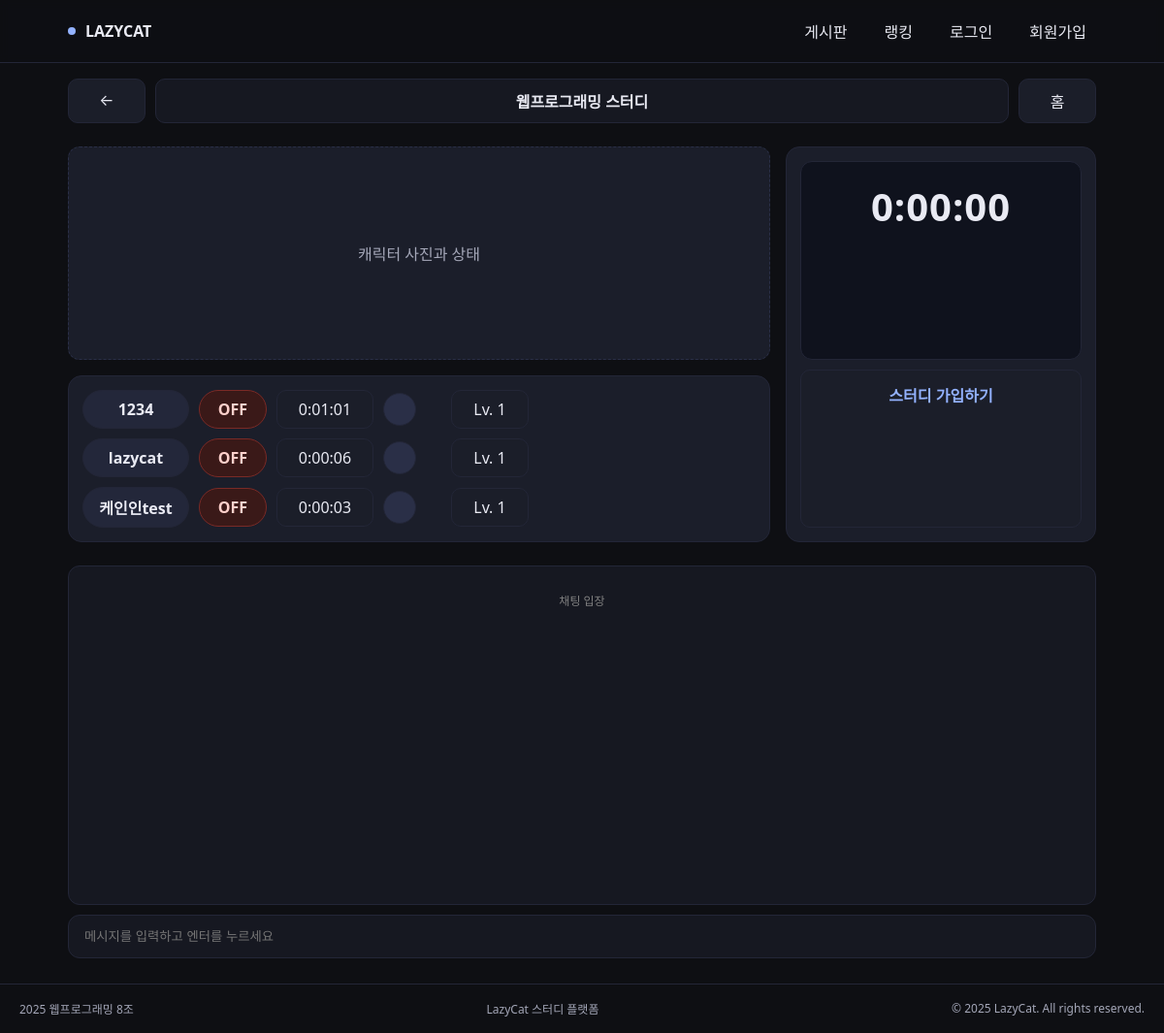
Page /study/WEB01/ on the committed database.
### webapp/models.py (models this page shows, shortened)
class StudyGroup(models.Model):
    name = models.CharField(max_length=100)  # 스터디 이름
    subject = models.CharField(max_length=50) # 과목명 (예: 웹프로그래밍)
    group_code = models.CharField(max_length=20, unique=True) # 그룹 코드 (URL에 사용: /study/A1B2C/)
    description = models.TextField(blank=True) # 소개글
    created_at = models.DateTimeField(auto_now_add=True) # 생성일
    members = models.ManyToManyField(
        User,
        through='StudyGroupMember', # 중간 모델 지정
        related_name='study_groups',
        blank=True
    )

class StudyGroupMember(models.Model):
    user = models.ForeignKey(User, on_delete=models.CASCADE)
    study_group = models.ForeignKey(StudyGroup, on_delete=models.CASCADE)
    group_study_time = models.DurationField(default=timedelta(seconds=0))
    class Meta:
        unique_together = ('user', 'study_group')

class UserProfile(models.Model):
    user = models.OneToOneField(User, on_delete=models.CASCADE, related_name='profile')
    nickname = models.CharField(max_length=20, blank=True)
    level = models.IntegerField(default=1)  # Lv. 1
    avatar_index = models.PositiveSmallIntegerField(default=1) #프로필 사진
    total_study_time = models.DurationField(null=True, blank=True) # 총 공부 시간

### webapp/views.py (the view, shortened to what this page needs)
# urls.py: path('study/<str:group_code>/', views.study_timer, name='timer'),
def study_timer(request: HttpRequest, group_code: str) -> HttpResponse:
    study = get_object_or_404(StudyGroup, group_code=group_code)
    initial_time = 0
    is_member = False # 기본값: 멤버 아님
    member_data = StudyGroupMember.objects.filter(study_group=study).select_related('user', 'user__profile')
    context = {
        'study': study,
        'group_code': group_code,
        'is_member': is_member,      # True/False에 따라 타이머/가입 버튼 표시
        'initial_time': str(initial_time),
        'groups': member_data,
    }
    return render(request, 'timer.html', context)

### templates/timer.html (shortened to what this page needs)
{% extends 'base.html' %}
{% block top_area %}
    <div class="topbar" style="max-width:1100px;margin:16px auto 0;padding:0 20px">
        <div class="btn" aria-label="뒤로">←</div>
        <div class="room" aria-label="스터디룸 이름">{{ study.name }}</div>
        <div class="btn" aria-label="홈">홈</div>
    </div>
{% endblock %}
{% block content %}
    <section class="left">
        <div class="panel char">캐릭터 사진과 상태</div>
        <div class="panel members" aria-label="그룹원 현황">
            {% for member_link in groups %}
            <div class="row" data-user-id="{{ member_link.user.id }}">
                <div class="pill">{{ member_link.user.profile.nickname|default:member_link.user.username }}</div>
                <div class="pill state off">OFF</div>
                <div class="timebox">
                    {{ member_link.group_study_time|default:"0:00:00" }}
                </div>
                <div class="avatar"></div>
                <div class="lvl">Lv. {{ member_link.user.profile.level }}</div>
            </div>
            {% endfor %}
        </div>
    </section>
    <aside class="panel timer" aria-label="타이머">
    <div class="face">0:00:00</div>
    <div class="cta">
        {% if is_member %}
            <span style="cursor:pointer">공부 시작</span>
        {% else %}
            <form action="{% url 'join_study' study.group_code %}" method="post">
                <button type="submit" style="background:none; border:none; color:#93b2ff; font-weight:800; font-size:inherit; cursor:pointer;">
                    스터디 가입하기
                </button>
            </form>
        {% endif %}
        </div>
    </aside>
{% endblock %}
{% block chat_input %}
<div class="chat-wrapper">
    <div class="chat-box" id="chat-box">
        <div style="text-align:center; color:gray; font-size:12px; margin-top:10px;">
            채팅 입장
        </div>
    </div>
    <div class="chat-input-row">
        <input type="text" id="chat-input" class="chat-input"
               placeholder="메시지를 입력하고 엔터를 누르세요" autocomplete="off" />
    </div>
</div>
{% endblock %}

### templates/base.html (shortened to what this page needs)
{% load static %}
<!DOCTYPE html>
<html lang="ko">
<head>
    <link rel="stylesheet" type="text/css" href="{% static 'style.css' %}">
</head>
<body class="page-{% if request.resolver_match.url_name %}{{ request.resolver_match.url_name }}{% else %}home{% endif %}">
    {% include 'gnb.html' %}
    {% block top_area %}
    {% endblock %}
    <main class="wrap">
        {% block content %}
        {% endblock %}
    </main>
    {% block chat_input %}
    {% endblock %}
    {% include 'footer.html' %}
</body>
</html>

### templates/gnb.html
<nav class="gnb" aria-label="Global Navigation">
  <div class="inner">
    <div class="brand"><span class="dot"></span>LAZYCAT</div>
    <div class="nav" role="menubar">
      <a role="menuitem" href="{% url 'board' %}">게시판</a>
      <a role="menuitem" href="{% url 'ranking' %}">랭킹</a>
      {% if user.is_authenticated %}
          <a role="menuitem" href="{% url 'profile' %}" style="color: #93b2ff; font-weight: bold;">
              {{ user.username }}님
          </a>
          <a role="menuitem" href="{% url 'logout' %}">로그아웃</a>
      {% else %}
          <a role="menuitem" href="{% url 'login' %}">로그인</a>
          <a role="menuitem" href="{% url 'register' %}">회원가입</a>
      {% endif %}
    </div>
  </div>
</nav>

### templates/footer.html
<footer>
  <div class="inner">
    <span>2025 웹프로그래밍 8조</span>
    <span>LazyCat 스터디 플랫폼</span>
    <span>© 2025 LazyCat. All rights reserved.</span>
  </div>
</footer>

### static/style.css (style rules this page uses)
:root { --bg: #0e0f13; --panel: #161821; --ink: #e9eaf3; --muted: #a4a7b8; --line: #232637; --accent: #93b2ff; --card: #1b1e2a; --ok: #79e08f; }
* { box-sizing: border-box }
html, body { height: 100%; margin: 0; background: var(--bg); color: var(--ink); font-family: system-ui, -apple-system, Segoe UI, Roboto, "Noto Sans KR", sans-serif; }
a { color: inherit; text-decoration: none }
.gnb { position: sticky; top: 0; z-index: 10; backdrop-filter: saturate(120%) blur(4px); background: rgba(14, 15, 19, .9); border-bottom: 1px solid var(--line); }
.gnb .inner { max-width: 1100px; margin: 0 auto; padding: 14px 20px; display: flex; align-items: center; justify-content: space-between }
.brand { display: flex; align-items: center; gap: 10px; font-weight: 800 }
.brand .dot { width: 8px; height: 8px; border-radius: 999px; background: var(--accent) }
.nav { display: flex; gap: 18px }
.nav a { padding: 6px 10px; border-radius: 10px }
footer { border-top: 1px solid var(--line); color: var(--muted); font-size: 12px; width: 100%; }
footer .inner { max-width: 1200px; margin: 0 auto; padding: 16px 20px; display: flex; justify-content: space-between; gap: 10px; flex-wrap: wrap; }
.wrap { max-width: 1100px; margin: 16px auto 40px; padding: 0 20px; display: grid; gap: 16px; }

### templates/timer.html (style rules this page uses)
:root { --bg:#0e0f13; --panel:#161821; --ink:#e9eaf3; --muted:#a4a7b8; --line:#232637; --accent:#93b2ff; --ok:#79e08f; --warn:#fbc531; --err:#ff6b6b; }
* { box-sizing:border-box }
html,body { height:100% }
body { margin:0; background:var(--bg); color:var(--ink); font-family:system-ui,-apple-system,Segoe UI,Roboto,"Noto Sans KR",sans-serif; }
a { color:inherit; text-decoration:none }
.wrap { max-width:1100px; margin:24px auto; padding:0 20px; display:grid; grid-template-columns: 1fr 320px; gap:16px }
.panel { background:#1b1e2a; border:1px solid var(--line); border-radius:14px; padding:14px }
.topbar { display:grid; grid-template-columns:80px 1fr 80px; gap:10px; margin-bottom:12px }
.btn { background:#1b1e29; border:1px solid var(--line); border-radius:10px; padding:10px 12px; text-align:center; cursor:default }
.room { background:#161821; border:1px solid var(--line); border-radius:10px; padding:10px 12px; text-align:center; font-weight:800 }
.left { display:grid; gap:16px }
.char { height:220px; display:grid; place-items:center; color:var(--muted); border-radius:12px; border:1px dashed #2a2f47 }
.members { display:grid; gap:10px }
.row { display:grid; grid-template-columns: 110px 70px 100px 60px 80px; gap:10px; align-items:center }
.pill { background:#23273a; border:1px solid var(--line); border-radius:999px; padding:8px 10px; text-align:center; font-weight:800 }
.state.off { background:#3a1918; border-color:#7a2a26; color:#ffd1cc }
.timebox, .lvl { background:#1b1e29; border:1px solid var(--line); border-radius:10px; padding:8px 10px; text-align:center }
.avatar { width:34px; height:34px; border-radius:999px; background:#2a2f47; border:1px solid var(--line) }
.timer { display:grid; gap:10px }
.timer .face { background:#0f121d; border:1px solid var(--line); border-radius:12px; padding:18px; text-align:center; font-size:40px; font-weight:900; letter-spacing:1px }
.timer .cta { background:#1b1e29; border:1px solid var(--line); border-radius:10px; padding:12px; text-align:center; font-weight:800 }
.chat-wrapper { max-width: 1100px; margin: 0 auto 26px; padding: 0 20px; display: flex; flex-direction: column; gap: 10px; }
.chat-box { height: 350px; background: #161821; border: 1px solid var(--line); border-radius: 12px; padding: 16px; overflow-y: auto; display: flex; flex-direction: column; gap: 8px; }
.chat-input-row { display: flex; gap: 10px; }
.chat-input { flex: 1; background: #161821; border: 1px solid var(--line); border-radius: 12px; padding: 14px 16px; color: var(--ink); }

### rows in the picture
StudyGroup: name "웹프로그래밍 스터디"
StudyGroupMember: user.profile.nickname "1234", group_study_time "0:01:01", user.profile.level "1"
StudyGroupMember: user.profile.nickname "lazycat", group_study_time "0:00:06", user.profile.level "1"
StudyGroupMember: user.profile.nickname "케인인test", group_study_time "0:00:03", user.profile.level "1"
